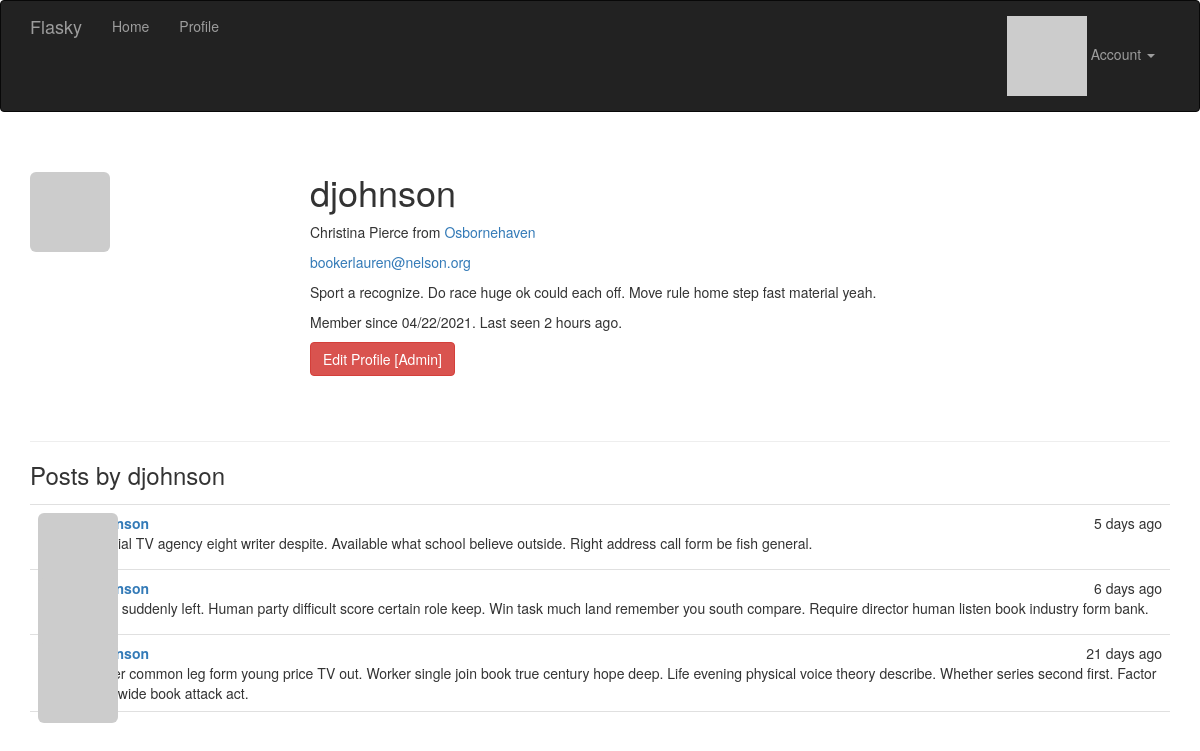
The page /user/djohnson (signed in) on the database its author committed.
### app/models.py (models this page shows, shortened)
class User(UserMixin, db.Model):
    __tablename__ = 'users'
    id = db.Column(db.Integer, primary_key=True)
    username = db.Column(db.String(64), unique=True, index=True)
    email = db.Column(db.String(64), unique=True, index=True)  # 讓使用者可以用email 登入
    role_id = db.Column(db.Integer, db.ForeignKey('roles.id'))
    password_hash = db.Column(db.String(128))
    confirmed = db.Column(db.Boolean, default=False)  # 帳號確認狀態
    name = db.Column(db.String(64))  # 本名
    location = db.Column(db.String(64))
    about_me = db.Column(db.Text())
    member_since = db.Column(db.DateTime(), default=datetime.utcnow)  # 建立時間
    last_seen = db.Column(db.DateTime(), default=datetime.utcnow)  # 上次訪問時間
    avatar_hash = db.Column(db.String(32))  # 儲存頭像URL用
    posts = db.relationship('Post', backref='author', lazy='dynamic')
    @property  # property 是只能讀取的屬性特性
    def password(self):
        raise AttributeError('password is not a readable attribute')
    def can(self, perm):
        return self.role is not None and self.role.has_permission(perm)
    def is_administrator(self):
        return self.can(Permission.ADMIN)
    def ping(self):
        self.last_seen = datetime.utcnow()
        db.session.add(self)
    def gravatar_hash(self):  # 產生email MD5 hash值
        return hashlib.md5(self.email.lower().encode('utf-8')).hexdigest()
    def gravatar(self, size=100, default='identicon', rating='g'):  # 產生gravatar的URL
        url = 'https://secure.gravatar.com/avatar'
        hash = self.avatar_hash or self.gravatar_hash()
        return f'{url}/{hash}?s={size}&d={default}&r={rating}'

class Post(db.Model):
    __tablename__ = 'posts'
    id = db.Column(db.Integer, primary_key=True)
    body = db.Column(db.Text)
    timestamp = db.Column(db.DateTime, index=True, default=datetime.utcnow)
    author_id = db.Column(db.Integer, db.ForeignKey('users.id'))

### app/main/views.py (the view)
@main.route('/user/<username>')
def user(username):
    user = User.query.filter_by(username=username).first_or_404()  # 若找不到user就跳404
    posts = user.posts.order_by(Post.timestamp.desc()).all()
    return render_template('user.html', user=user, posts=posts)  # 將user傳入模板 顯示訊息

### app/auth/views.py (called while the page is built)
@auth.before_app_request  # 註冊成全域的裝飾器
def before_request():
    if current_user.is_authenticated:  # 如果使用者有登入下的判斷
        current_user.ping()  # 每次都執行 更新上次登入時間
        if not current_user.confirmed and request.endpoint \
            and request.blueprint != 'auth' and request.endpoint != 'static':
            return redirect(url_for('auth.unconfirmed'))

### app/main/__init__.py (called while the page is built)
@main.app_context_processor
def inject_permissions():
    return dict(Permission=Permission)

### app/models.py (called while the page is built)
@login_manager.user_loader  # 向flask-login 註冊此函式
def load_user(user_id):
    return User.query.get(int(user_id))

    def has_permission(self, perm):
        return self.permissions & perm == perm

### app/templates/user.html (shortened to what this page needs)
{% extends "base.html" %}
{% import "_macros.html" as macros %}
{% block page_content %}
<div class="page-header">
    <img class="img-rounded profile-thumbnail" src="{{ user.gravatar(size=256) }}">
    <div class="profile-header">
        <h1>{{ user.username }}</h1>
        {% if user.name or user.location %}
        <p>
            {% if user.name %}
                {{ user.name }}
            {% endif %}
            {% if user.location %}
                from <a href="http://maps.google.com/?q={{ user.location }}">{{ user.location }}</a>
            {% endif %}
        </p>
        {% endif %}
        {% if current_user.is_administrator() %}
        <p><a href="mailto:{{ user.email }}">{{ user.email }}</a></p>
        {% endif %}
        {% if user.about_me %}<p>{{ user.about_me }}</p>{% endif %}
        <p>Member since {{ moment(user.member_since).format('L') }}. Last seen {{ moment(user.last_seen).fromNow() }}.</p>
        <p>
            {% if current_user.is_administrator() %}
            <a class="btn btn-danger" href="{{ url_for('.edit_profile_admin', id=user.id) }}">Edit Profile [Admin]</a>
            {% endif %}
        </p>
    </div>
</div>
<h3>Posts by {{ user.username }}</h3>
{% include '_posts.html' %}
{% endblock %}

### app/templates/_posts.html
<ul class="posts">
    {% for post in posts %}
    <li class="post">
        <div class="post-thumbnail">
            <a href="{{ url_for('.user', username=post.author.username) }}">
                <img class="img-rounded profile-thumbnail" src="{{ post.author.gravatar(size=40) }}">
            </a>
        </div>
        <div class="post-content">
            <div class="post-date">{{ moment(post.timestamp).fromNow() }}</div>
            <div class="post-author"><a href="{{ url_for('.user', username=post.author.username) }}">{{ post.author.username }}</a></div>
            <div class="post-body">{{ post.body }}</div>
        </div>
    </li>
    {% endfor %}
</ul>

### app/static/styles.css (style rules this page uses)
.profile-thumbnail { position: absolute; }
.profile-header { min-height: 260px; margin-left: 280px; }
ul.posts { list-style-type: none; padding: 0px; margin: 16px 0px 0px 0px; border-top: 1px solid #e0e0e0; }
ul.posts li.post { padding: 8px; border-bottom: 1px solid #e0e0e0; }
div.post-date { float: right; }
div.post-author { font-weight: bold; }
div.post-thumbnail { position: absolute; }
div.post-content { margin-left: 48px; min-height: 48px; }

### rows shown on the page
User: username "djohnson", name "Christina Pierce", location "Osbornehaven", email "bookerlauren@nelson.org", about_me "Sport a recognize. Do race huge ok could each off. Move rule home step fast material yeah.", member_since "04/22/2021", last_seen "2 hours ago"
Post: timestamp "5 days ago", body "Special TV agency eight writer despite. Available what school believe outside. Right address call form be fish general."
Post: timestamp "6 days ago", body "Rock suddenly left. Human party difficult score certain role keep. Win task much land remember you south compare. Require director human listen book industry form bank."
Post: timestamp "21 days ago", body "Matter common leg form young price TV out. Worker single join book true century hope deep. Life evening physical voice theory describe. Whether series second first. Factor drop wide book attack act."
